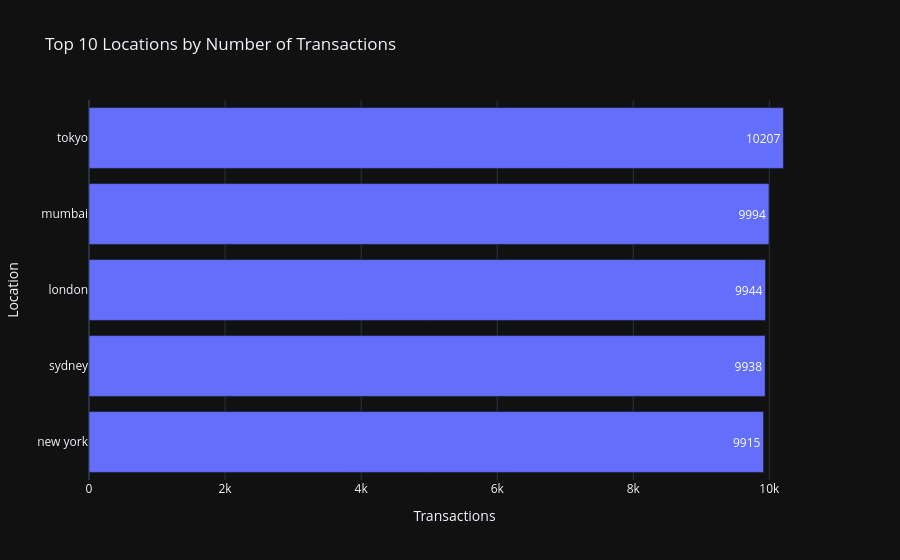

The notebook cell saved with this chart:
### Code cell
fig = px.bar(
    location_dist.head(10).sort_values("Transactions"),
    x="Transactions",
    y="Location",
    orientation="h",
    title="Top 10 Locations by Number of Transactions",
    text="Transactions"
)

fig.show()

### Figure 1 — Plotly figure (JSON) as saved in the notebook; plotly's stock layout.template omitted (floating-point values rounded to 4 significant figures)
{"data": [{"hovertemplate": "Transactions=%{text}<br>Location=%{y}<extra></extra>", "legendgroup": "", "marker": {"color": "#636efa", "pattern": {"shape": ""}}, "name": "", "orientation": "h", "showlegend": false, "text": [9915.0, 9938.0, 9944.0, 9994.0, 10210.0], "textposition": "auto", "x": [9915, 9938, 9944, 9994, 10207], "xaxis": "x", "y": ["new york", "sydney", "london", "mumbai", "tokyo"], "yaxis": "y", "type": "bar"}], "layout": {"xaxis": {"anchor": "y", "domain": [0.0, 1.0], "title": {"text": "Transactions"}}, "yaxis": {"anchor": "x", "domain": [0.0, 1.0], "title": {"text": "Location"}}, "legend": {"tracegroupgap": 0}, "title": {"text": "Top 10 Locations by Number of Transactions"}, "barmode": "relative"}}
